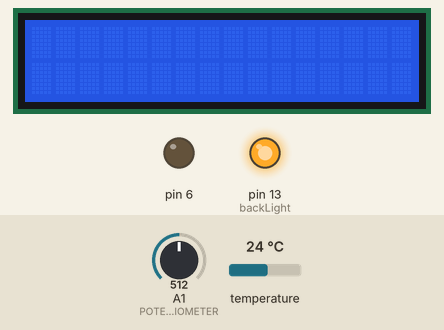
This sketch was run on a simulated Arduino Uno, built with avr-gcc and run on an emulated ATmega328P. Shown: 16×2 character LCD, output pins drawn as LEDs (lit = HIGH). The inputs (shaded band) are chosen by the test bench; at power-on: temperature 24 °C, A1 (POTENTIOMETER) = 512. What the sketch prints to the serial monitor is not drawn.

Above: at 1.2 s.
1.3 s: temperature set to 36.1 °C
At 3.0 s:
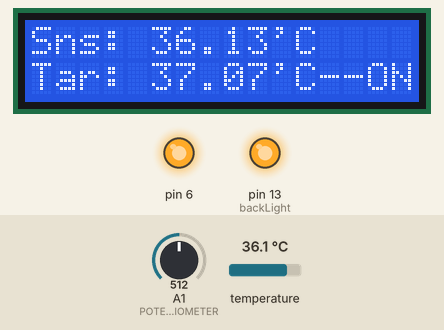
4.1 s: temperature set to 37.1 °C
At 6.9 s:
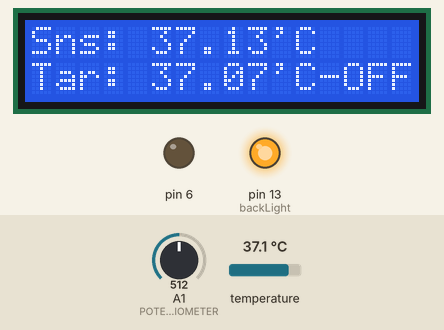
7.2 s: temperature set to 7 °C
At 8.6 s:
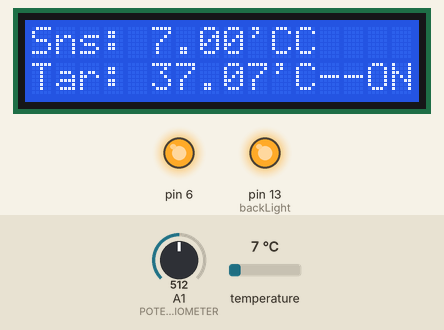
10.0 s: A1 (POTENTIOMETER) set to 716
At 12.5 s:
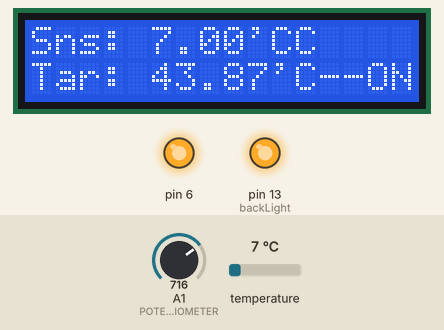
12.9 s: A1 (POTENTIOMETER) set to 900
At 13.9 s:
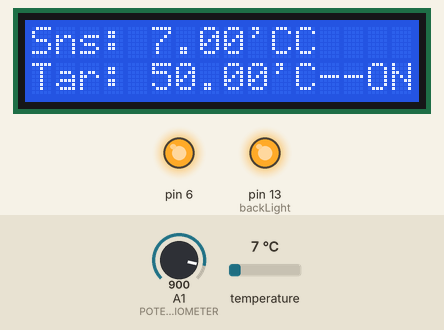
15.7 s: A1 (POTENTIOMETER) set to 1023
At 18.0 s:
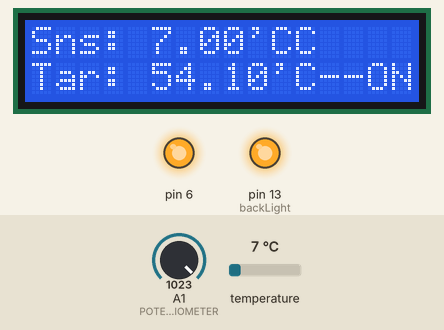
Timing chart, 0 to 19.5 s (numbered marks = the images above; inputs shaded):
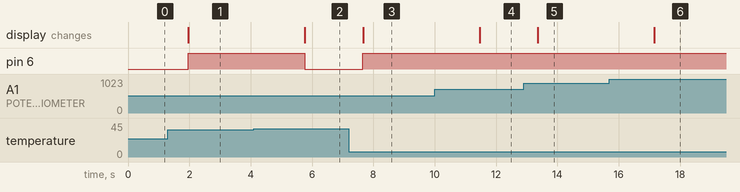

The sketch:

water_resistant_sensor.ino
```cpp
#include <LiquidCrystal.h>
#include <OneWire.h>

#define POTENTIOMETER A1

#define DS18S20_ID 0x10
#define DS18B20_ID 0x28
OneWire ds(A0);

LiquidCrystal lcd(12, 11, 10, 5, 4, 3, 2);

int backLight = 13;    // pin 13 will control the backlight
int i;
void setup(void) {
  Serial.begin(9600);
  analogReference(EXTERNAL);
  pinMode(6, OUTPUT);
  //  pinMode(POTENTIOMETER, INPUT);

  pinMode(backLight, OUTPUT);
  digitalWrite(backLight, HIGH); // turn backlight on. Replace 'HIGH' with 'LOW' to turn it off.
  lcd.begin(16, 2);             // columns, rows.  use 16,2 for a 16x2 LCD, etc.
  lcd.clear();
}

void loop(void) {
  float pot = 0.0;
  float temperature = 100;

  // calculating temperature
  byte i;
  byte present = 0;
  byte data[12];
  byte addr[8];
  //find a device
  if (!ds.search(addr)) {
    ds.reset_search();
    //return false;
  }
  if (OneWire::crc8( addr, 7) != addr[7]) {
    //return false;
  }
  if (addr[0] != DS18S20_ID && addr[0] != DS18B20_ID) {
    //return false;
  }
  ds.reset();
  ds.select(addr);
  // Start conversion
  ds.write(0x44, 1);
  // Wait some time...
  delay(1850);
  present = ds.reset();
  ds.select(addr);
  // Issue Read scratchpad command
  ds.write(0xBE);
  // Receive 9 bytes
  for ( i = 0; i < 9; i++) {
    data[i] = ds.read();
  }
  // Calculate temperature value
  temperature = ( (data[1] << 8) + data[0] ) * 0.0625;

  pot = analogRead(POTENTIOMETER) / 30.0 + 20;


  lcd.setCursor(0, 0);
  lcd.print("Sns: ");
  lcd.print(temperature);
  lcd.print("'C");

  lcd.setCursor(0, 1);
  lcd.print("Tar: ");
  lcd.print(pot);
  lcd.print("'C");

  Serial.print("The sensor temperature is: ");
  Serial.print(temperature);
  Serial.print(" *C --- Target temperature is: ");
  Serial.print(pot);
  Serial.print(" *C --- Heater: ");
  if ((pot - temperature) > 0.5 ) {
    digitalWrite(6, HIGH);
    Serial.println("ON");
    lcd.print("--ON");
  } else {
    digitalWrite(6, LOW);
    Serial.println("OFF");
    lcd.print("-OFF");
  }

}
```

Measured:
- the behaviour switches between 36.5 and 36.6 °C on temperature (found by bisection; images 1 and 2)
- after the input at 1.3 s, the display: changes after 0.66 s (image 1)
- after the input at 4.1 s, pin 6: HIGH → LOW after 1.7 s; the display: changes after 1.7 s (image 2)
- after the input at 7.2 s, pin 6: LOW → HIGH after 0.46 s; the display: changes after 0.47 s (image 3)
- after the input at 10.0 s, the display: changes after 1.5 s (image 4)
- after the input at 12.9 s, the display: changes after 0.46 s (image 5)
- after the input at 15.7 s, the display: changes after 1.5 s (image 6)
